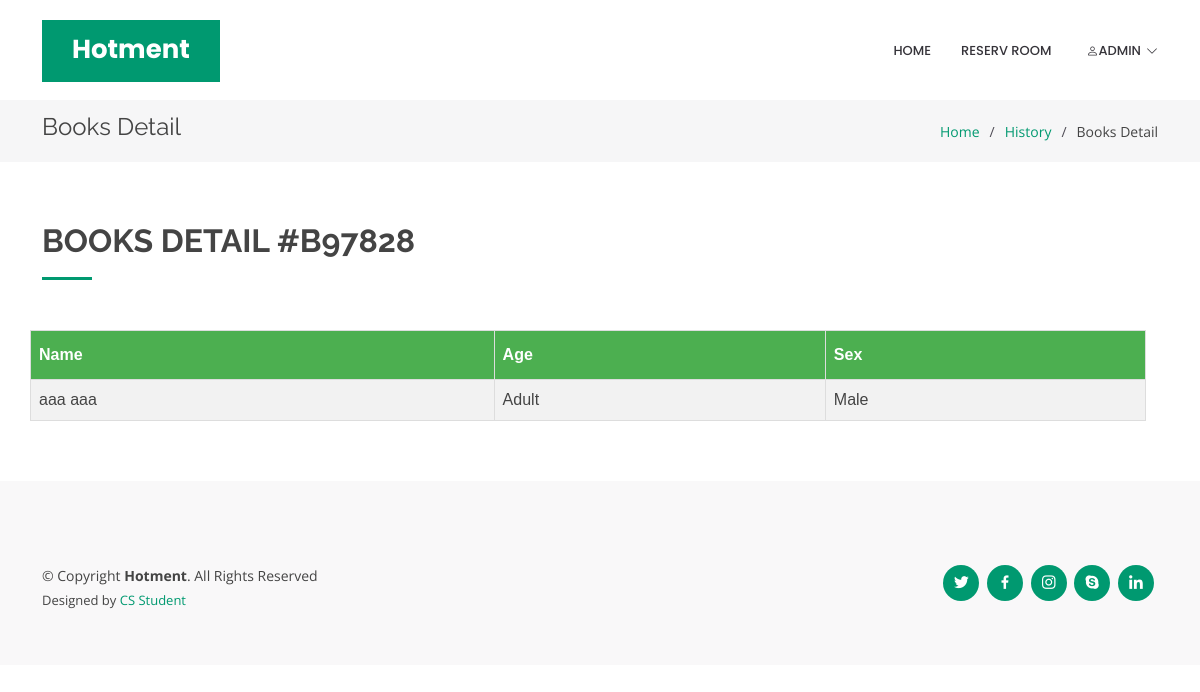
The app's page /?p=booksdetail&id=B97828 (signed in) with its own data.
### tables this page shows
CREATE TABLE `account` (
  `UID` int(11) NOT NULL,
  `Username` char(20) DEFAULT NULL,
  `Password` varchar(50) DEFAULT NULL,
  `status` char(3) DEFAULT 'CUS',
  `Member_id` int(6) UNSIGNED ZEROFILL DEFAULT NULL
);

CREATE TABLE `books_detail` (
  `ID` int(6) UNSIGNED ZEROFILL NOT NULL,
  `First_Name` varchar(100) DEFAULT NULL,
  `Last_Name` varchar(100) DEFAULT NULL,
  `Age` varchar(10) DEFAULT NULL,
  `Sex` varchar(6) DEFAULT NULL,
  `Books_id` char(6) DEFAULT NULL
);

### books_detail.php (the view, shortened to what this page needs)
<?php
    $sql = "SELECT * FROM books JOIN books_detail ON books.Books_id = books_detail.Books_id WHERE books_detail.Books_id ='".$_GET["id"]."'";
    $result = $conn->query($sql);
    $result2 = $conn->query($sql);
    $r = $result2->fetch_assoc();
?>
<section class="breadcrumbs">
      <div class="container">
        <div class="d-flex justify-content-between align-items-center">
          <h2>Books Detail</h2>
          <ol>
            <li><a href="?p=home">Home</a></li>
            <li><a href="?p=history">History</a></li>
            <li>Books Detail</li>
          </ol>
        </div>
      </div>
    </section>
    <section id="portfolio" class="portfolio">
      <div class="container">
        <div class="section-title" data-aos="fade-left">
          <h2>Books Detail #<?php echo $r["Books_id"] ?></h2>
        </div>
        <div class="row" data-aos="fade-up" data-aos-delay="100">
        <div class="row" data-aos="fade-up" data-aos-delay="200">
        <table width="100%" id="customers">
          <tr>
            <th>Name</th>
            <th>Age</th>
            <th>Sex</th>
          </tr>
          <?php while($row = $result->fetch_array()) { ?>
          <tr>
            <td><?php echo $row["First_Name"].' '.$row["Last_Name"]; ?></td>
            <td><?php echo $row["Age"] ?></td>
            <td><?php echo $row["Sex"] ?></td>
          </tr>
          <?php } ?>
        </table>
        </div>
      </div>
    </section>

### index.php (shortened to what this page needs)
<?php
  include("connection.php");
  $sql = "SELECT * FROM account JOIN member ON account.Member_id = member.Member_id WHERE Username ='$_SESSION[login_true]' ";
  $result = $conn->query($sql) or die ("Err Can not to result");
  $dbarr = $result->fetch_assoc();
?>
<!DOCTYPE html>
<html lang="en">
<head>
  <link href="assets/vendor/aos/aos.css" rel="stylesheet">
  <link href="assets/vendor/bootstrap/css/bootstrap.min.css" rel="stylesheet">
  <link href="assets/vendor/bootstrap-icons/bootstrap-icons.css" rel="stylesheet">
  <link href="assets/vendor/boxicons/css/boxicons.min.css" rel="stylesheet">
  <link href="assets/vendor/glightbox/css/glightbox.min.css" rel="stylesheet">
  <link href="assets/vendor/remixicon/remixicon.css" rel="stylesheet">
  <link href="assets/vendor/swiper/swiper-bundle.min.css" rel="stylesheet">
  <link href="assets/css/style.css" rel="stylesheet">
</head>
<body>
  <header id="header" class="fixed-top d-flex align-items-center">
    <div class="container">
      <div class="header-container d-flex align-items-center justify-content-between">
        <div class="logo">
          <h1 class="text-light"><a href="?p=home"><span>Hotment</span></a></h1>
        </div>
        <nav id="navbar" class="navbar">
          <ul>
            <li><a class="nav-link scrollto <?php if($_GET['p'] == "home"){ echo 'active';} ?>" href="?p=home">Home</a></li>
            <?php if (!isset($_SESSION['login_true'])) { ?>
            <li><a class="nav-link scrollto" <?php if($_GET['p'] == "login"){ echo 'active';} ?>  href="?p=login">Login</a></li>
            <li><a class="getstarted scrollto" href="?p=register">Reister</a></li>
            <?php }else {?>
              <li><a class="nav-link scrollto <?php if($_GET['p'] == "reserv"  or $_GET['p'] == "reservdetail" or $_GET['p'] == "reservconfirm"){ echo 'active';} ?>" href="?p=reserv">Reserv Room</a></li>
              <li class="dropdown"><a href=""><i class="bi bi-person"> </i>  <?php echo $dbarr["Username"]; ?><i class="bi bi-chevron-down"></i><?php echo ' '; ?></a>
										</li>
            <?php } ?>
          </ul>
        </nav>
      </div>
    </div>
  </header>
  <?php
    if($_GET['p'] == "register" ) {
    include("register.php");
    }else if($_GET['p'] == "login" ) {
    include("login.php");
	  }else if($_GET['p'] == "logout" ) {
      include("logout.php");
    }else if($_GET['p'] == "reserv" ) {
      include("reserv.php");
    }else if($_GET['p'] == "reservdetail" ) {
      include("reserv_detail.php");
    }else if($_GET['p'] == "reservconfirm" ) {
      include("con_reserv.php");
    }else if($_GET['p'] == "history" ) {
      include("history.php");
    }else if($_GET['p'] == "profile" ) {
      include("profile.php");
    }else if($_GET['p'] == "payment" ) {
      include("payment.php");
    }else if($_GET['p'] == "booksdetail" ) {
      include("books_detail.php");
    }else{
      include("home.php");
    } ?>
  <footer id="footer">
    <div class="footer-top">
    <div class="container d-md-flex py-4">
      <div class="me-md-auto text-center text-md-start">
        <div class="copyright">
          &copy; Copyright <strong><span>Hotment</span></strong>. All Rights Reserved
        </div>
        <div class="credits">
          Designed by <a href="https://bootstrapmade.com/">CS Student</a>
        </div>
      </div>
      <div class="social-links text-center text-md-right pt-3 pt-md-0">
        <a href="#" class="twitter"><i class="bx bxl-twitter"></i></a>
        <a href="#" class="facebook"><i class="bx bxl-facebook"></i></a>
        <a href="#" class="instagram"><i class="bx bxl-instagram"></i></a>
        <a href="#" class="google-plus"><i class="bx bxl-skype"></i></a>
        <a href="#" class="linkedin"><i class="bx bxl-linkedin"></i></a>
      </div>
    </div>
  </footer>
</body>
</html>

### assets/css/style.css (style rules this page uses)
body { font-family: "Open Sans", sans-serif; color: #444444; }
a { color: #009970; text-decoration: none; }
h1, h2, h3, h4, h5, h6 { font-family: "Raleway", sans-serif; }
#header { transition: all 0.5s; z-index: 997; transition: all 0.5s; top: 20px; }
#header .header-container { background: #fff; }
#header .logo { overflow: hidden; padding: 16px 30px 12px 30px; background: #009970; }
#header .logo h1 { font-size: 26px; padding: 0; line-height: 1; font-weight: 700; font-family: "Poppins", sans-serif; }
#header .logo h1 a, #header .logo h1 a:hover { color: #fff; text-decoration: none; }
.navbar { padding: 0; }
.navbar ul { margin: 0; padding: 0; display: flex; list-style: none; align-items: center; }
.navbar li { position: relative; }
.navbar a { display: flex; align-items: center; justify-content: space-between; padding: 10px 0 10px 30px; color: #36343a; transition: 0.3s; font-size: 13px; font-weight: 500; text-transform: uppercase; font-family: "Poppins", sans-serif; white-space: nowrap; transition: 0.3s; }
.navbar a i { font-size: 12px; line-height: 0; margin-left: 5px; }
section { padding: 60px 0; overflow: hidden; }
.section-title { padding-bottom: 30px; }
.section-title h2 { font-size: 32px; font-weight: bold; text-transform: uppercase; margin-bottom: 20px; padding-bottom: 20px; position: relative; }
.section-title h2::after { content: ''; position: absolute; display: block; width: 50px; height: 3px; background: #009970; bottom: 0; left: 0; }
.breadcrumbs { padding: 15px 0; background: #f6f6f7; margin-top: 100px; }
.breadcrumbs h2 { font-size: 24px; line-height: 1; font-weight: 400; }
.breadcrumbs ol { display: flex; flex-wrap: wrap; list-style: none; padding: 0; margin: 0; font-size: 14px; }
.breadcrumbs ol li + li { padding-left: 10px; }
.breadcrumbs ol li + li::before { display: inline-block; padding-right: 10px; color: #4f4c55; content: "/"; }
#footer { color: #444444; font-size: 14px; background: #f1f0f2; }
#footer .footer-top { padding: 60px 0 30px 0; background: #f9f8f9; }
#footer .credits { padding-top: 5px; font-size: 13px; color: #444444; }
#footer .social-links a { font-size: 18px; display: inline-block; background: #009970; color: #fff; line-height: 1; padding: 8px 0; margin-right: 4px; border-radius: 50%; text-align: center; width: 36px; height: 36px; transition: 0.3s; }

### books_detail.php (style rules this page uses)
#customers { font-family: Arial, Helvetica, sans-serif; border-collapse: collapse; width: 100%; }
#customers td, #customers th { border: 1px solid #ddd; padding: 8px; }
#customers tr:nth-child(even) { background-color: #f2f2f2; }
#customers th { padding-top: 12px; padding-bottom: 12px; text-align: left; background-color: #4CAF50; color: white; }

### records on screen
account: Username "ADMIN"
books_detail: Books "B97828", First_Name "aaa", Last_Name "aaa", Age "Adult", Sex "Male"
